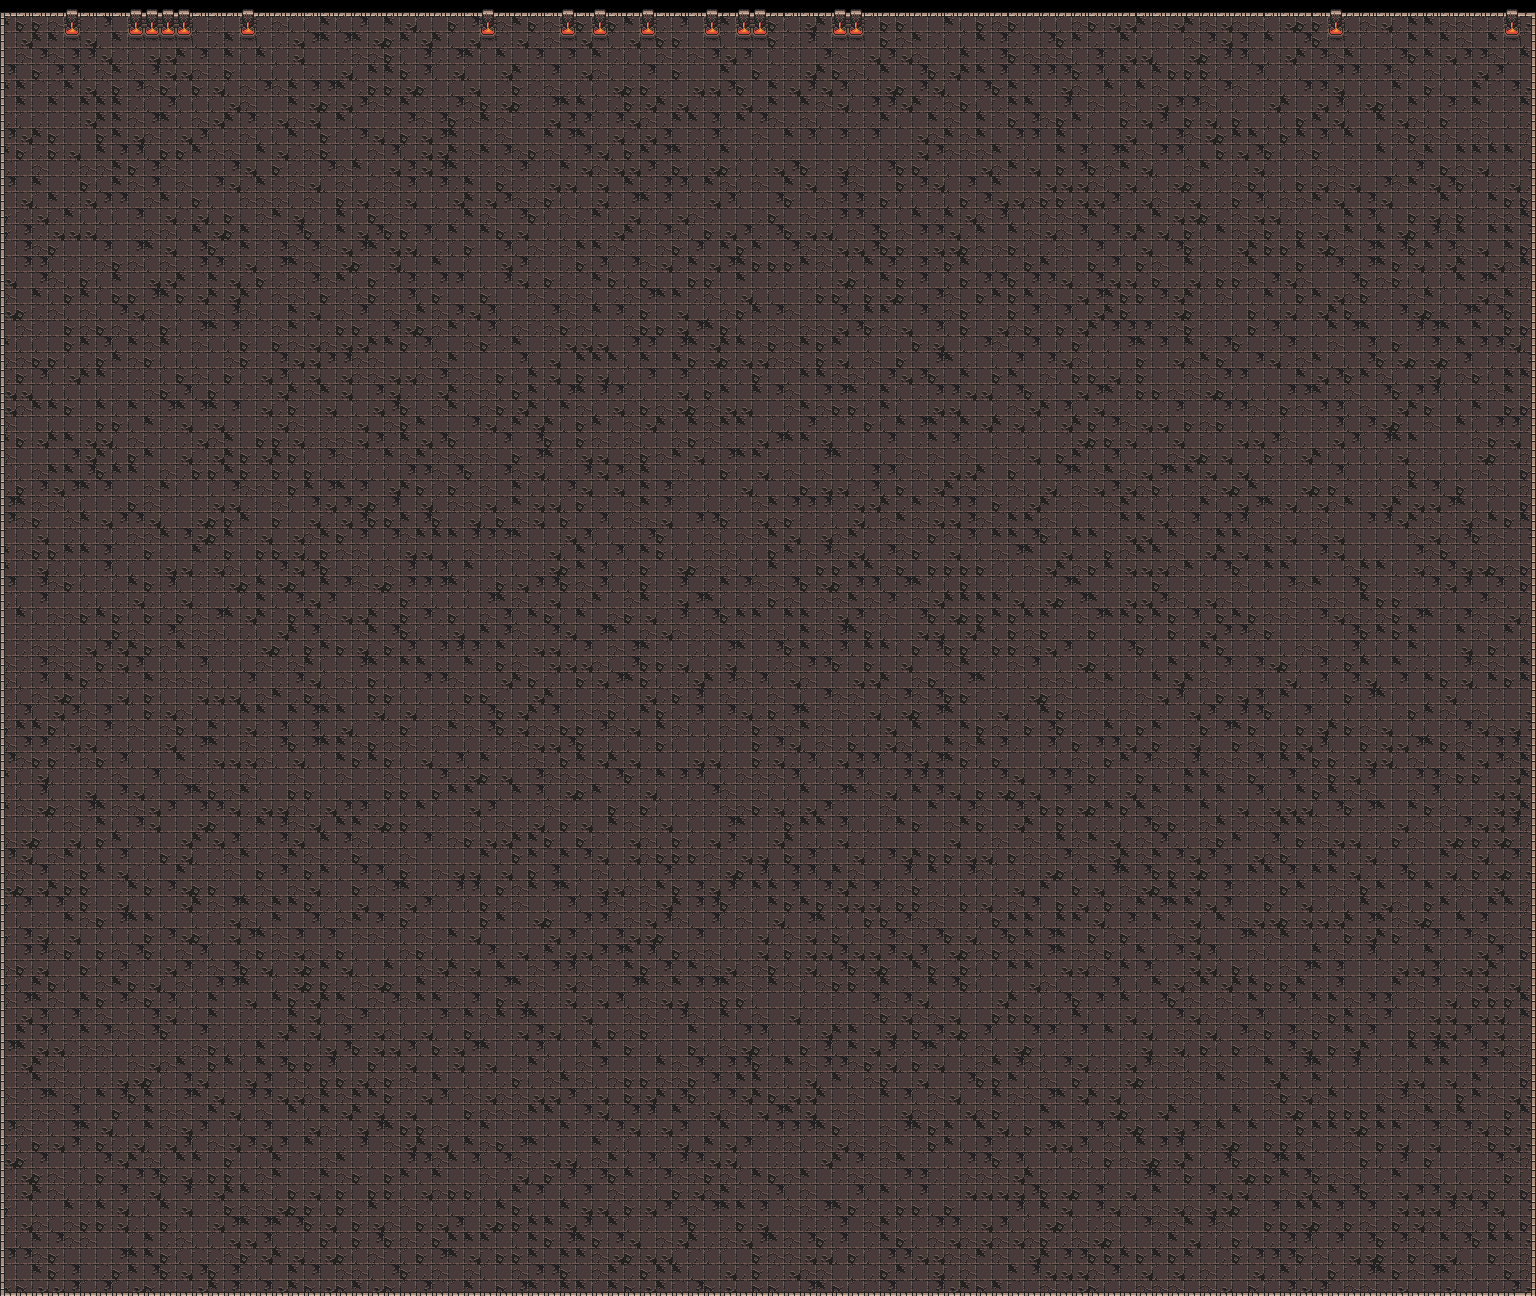

This is a level from a 2D game, rendered from its Tiled map with the project's own tilesets. A one-line summary and the map file follow, with tile-layer data summarised:
An orthogonal 96x81 tile map with 16x16 px tiles, 2 tile layers (Floor, Walls) and 26 objects (21x Wall, 2x NPC, Player, Joe1, Joe2).

<map version="1.2" tiledversion="1.3.1" orientation="orthogonal" renderorder="right-down" compressionlevel="0" width="96" height="81" tilewidth="16" tileheight="16" infinite="0" nextlayerid="8" nextobjectid="49">
 <tileset firstgid="1" source="../images/Map_Images/Dungeon Sheet.tsx" />
 <layer id="1" name="Floor" width="96" height="81">
  <data>[7776 cells, 7680 non-empty, 10 distinct tile ids]</data>
 </layer>
 <layer id="2" name="Walls" width="96" height="81">
  <data>[7776 cells, 350 non-empty, 10 distinct tile ids]</data>
 </layer>
 <objectgroup id="3" name="Solid">
  <object id="2" name="Wall" x="0" y="12" width="1536" height="4" />
  <object id="4" name="Wall" x="0" y="16" width="4" height="1276" />
  <object id="5" name="Wall" x="0" y="1292" width="1536" height="4" />
  <object id="6" name="Wall" x="1532" y="16" width="4" height="1276" />
  <object id="29" name="Wall" x="64" y="16" width="16" height="20" />
  <object id="30" name="Wall" x="128" y="16" width="16" height="20" />
  <object id="31" name="Wall" x="144" y="16" width="16" height="20" />
  <object id="32" name="Wall" x="160" y="16" width="16" height="20" />
  <object id="33" name="Wall" x="176" y="16" width="16" height="20" />
  <object id="34" name="Wall" x="240" y="16" width="16" height="20" />
  <object id="35" name="Wall" x="480" y="16" width="16" height="20" />
  <object id="36" name="Wall" x="560" y="16" width="16" height="20" />
  <object id="37" name="Wall" x="592" y="16" width="16" height="20" />
  <object id="38" name="Wall" x="640" y="16" width="16" height="20" />
  <object id="39" name="Wall" x="704" y="16" width="16" height="20" />
  <object id="40" name="Wall" x="736" y="16" width="16" height="20" />
  <object id="41" name="Wall" x="752" y="16" width="16" height="20" />
  <object id="42" name="Wall" x="832" y="16" width="16" height="20" />
  <object id="43" name="Wall" x="848" y="16" width="16" height="20" />
  <object id="44" name="Wall" x="1328" y="16" width="16" height="20" />
  <object id="45" name="Wall" x="1504" y="16" width="16" height="20" />
 </objectgroup>
 <objectgroup id="4" name="SpawnPoints">
  <object id="24" name="Player" x="208" y="288" width="16" height="16" />
  <object id="27" name="NPC" x="320" y="256" width="64" height="64" />
  <object id="48" name="NPC" x="48" y="256" width="64" height="64" />
 </objectgroup>
 <objectgroup id="6" name="Interactivity">
  <object id="28" name="Interactive" type="Joe1" x="304" y="240" width="96" height="96" />
  <object id="47" name="Interactive" type="Joe2" x="32" y="240" width="96" height="96" />
 </objectgroup>
</map>
